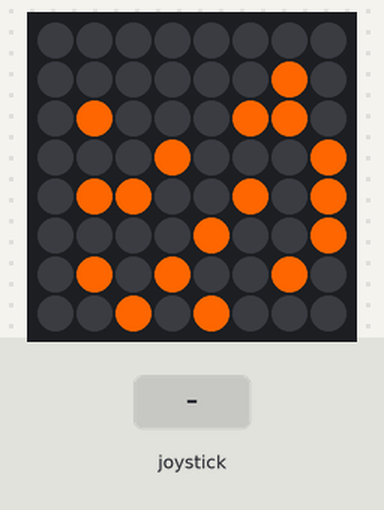
A program run on a simulated Raspberry Pi (BCM pin numbers) with a Sense HAT. On the bench: the Sense HAT's 8×8 RGB LED matrix. The inputs (shaded band) are chosen by the test bench.

Above: at 1.2 s.
1.3 s: joystick pushed up
2.8 s: joystick pushed down
Timing chart, 0 to 5.8 s (numbered marks = the images above; inputs shaded):
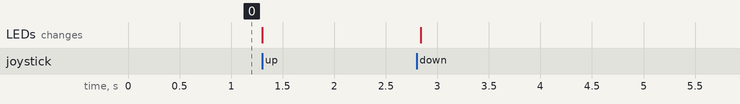

The program:

sensetester1.py
```python
from sense_hat import SenseHat #imports the SenseHat
sense=SenseHat()


charx=0  #Creates initial values for the x and y axis
chary=0

sense.set_pixel(1,2,(255,100,0)) #Assigns color values to pixels
sense.set_pixel(1,4,(255,100,0))
sense.set_pixel(1,6,(255,100,0))
sense.set_pixel(2,4,(255,100,0))
sense.set_pixel(2,7,(255,100,0))
sense.set_pixel(3,6,(255,100,0))
sense.set_pixel(3,3,(255,100,0))
sense.set_pixel(4,5,(255,100,0))
sense.set_pixel(4,7,(255,100,0))
sense.set_pixel(5,2,(255,100,0))
sense.set_pixel(5,4,(255,100,0))
sense.set_pixel(6,2,(255,100,0))
sense.set_pixel(6,6,(255,100,0))
sense.set_pixel(6,1,(255,100,0))
sense.set_pixel(7,4,(255,100,0))
sense.set_pixel(7,5,(255,100,0))
sense.set_pixel(7,3,(255,100,0))


while True:
    for event in sense.stick.get_events():   #Creates joystick system to correspond to direction
        if event.action == 'pressed' and event.direction == 'right':
            charx += 1
            sense.set_pixel(charx,chary,(101,67,33))
            test=charx-1
            sense.set_pixel(test,chary,(0,0,0)) #Deletes the color in the previous box. Clears it
        if event.action == 'pressed' and event.direction == 'left':
            charx -= 1
            sense.set_pixel(charx,chary,(101,67,33))
            test=charx+1
            sense.set_pixel(test,chary,(0,0,0))
        if event.action == 'pressed' and event.direction == 'up':
            chary += 1
            sense.set_pixel(charx,chary,(101,67,33))
            beep=chary-1
            sense.set_pixel(charx,beep,(0,0,0))
        if event.action == 'pressed' and event.direction == 'down':
            chary -= 1
            sense.set_pixel(charx,chary,(101,67,33))
            beep=chary+1
            sense.set_pixel(charx,beep,(0,0,0))


            
```
